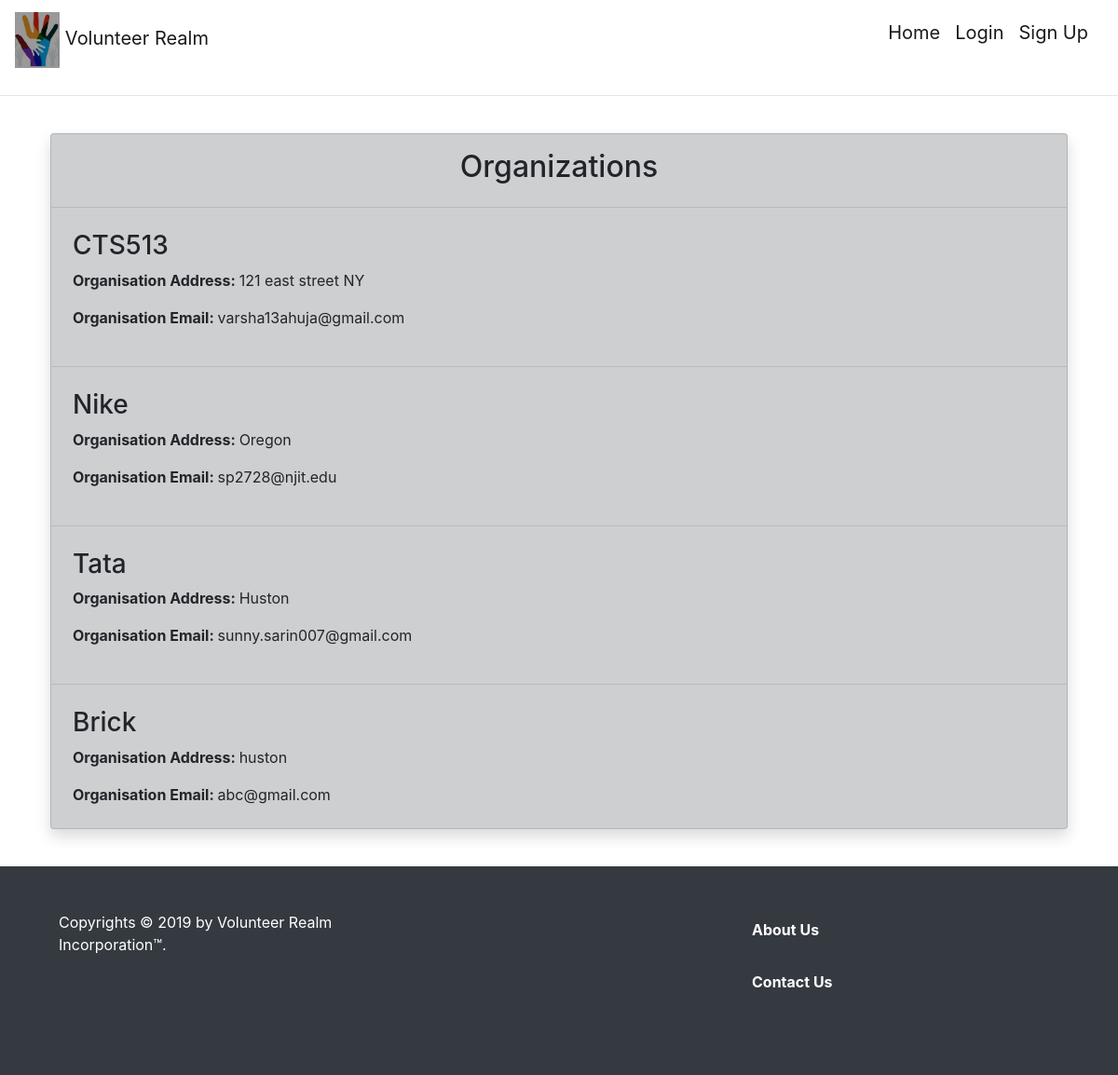
Screenshot of /organizationList with the database file from the repository.
### auth/models.py (models this page shows)
class Organization(db.Model):
    org_id = db.Column(db.Integer, primary_key=True)
    org_name = db.Column(db.String(100), unique=True)
    org_address = db.Column(db.String(100))
    org_email = db.Column(db.String(64))

### core/main.py (the view)
@main.route('/organizationList')
def organizationList():
    organization = Organization.query.all()
    return render_template('organizationList.html', organization=organization)

### core/templates/organizationList.html (shortened to what this page needs)
{% extends "base.html" %}
{% block content %}
    <hr>
    <div class="container p-4">
        <div class="card cardspage shadow">
            <h2 class="text-center pt-3">
                Organizations
            </h2>
            {% for row in organization %}
                <hr>
                <div class="row m-2">
                    <div class="col">
                        <h3>{{ row.org_name }}</h3>
                        <p><strong>Organisation Address: </strong>{{ row.org_address }}</p>
                        <p><strong>Organisation Email: </strong>{{ row.org_email }}</p>
                    </div>
                    <div class="col-4 text-center pt-4">
                    </div>
                </div>
            {% endfor %}
        </div>
    </div>
{% endblock %}

### core/templates/base.html (style rules this page uses)
.cardspage { background-color: #cdcfd1; }

### rows the page displays
Organization: org_name "CTS513", org_address "121 east street NY", org_email "varsha13ahuja@gmail.com"
Organization: org_name "Nike", org_address "Oregon", org_email "sp2728@njit.edu"
Organization: org_name "Tata", org_address "Huston", org_email "sunny.sarin007@gmail.com"
Organization: org_name "Brick", org_address "huston", org_email "abc@gmail.com"
